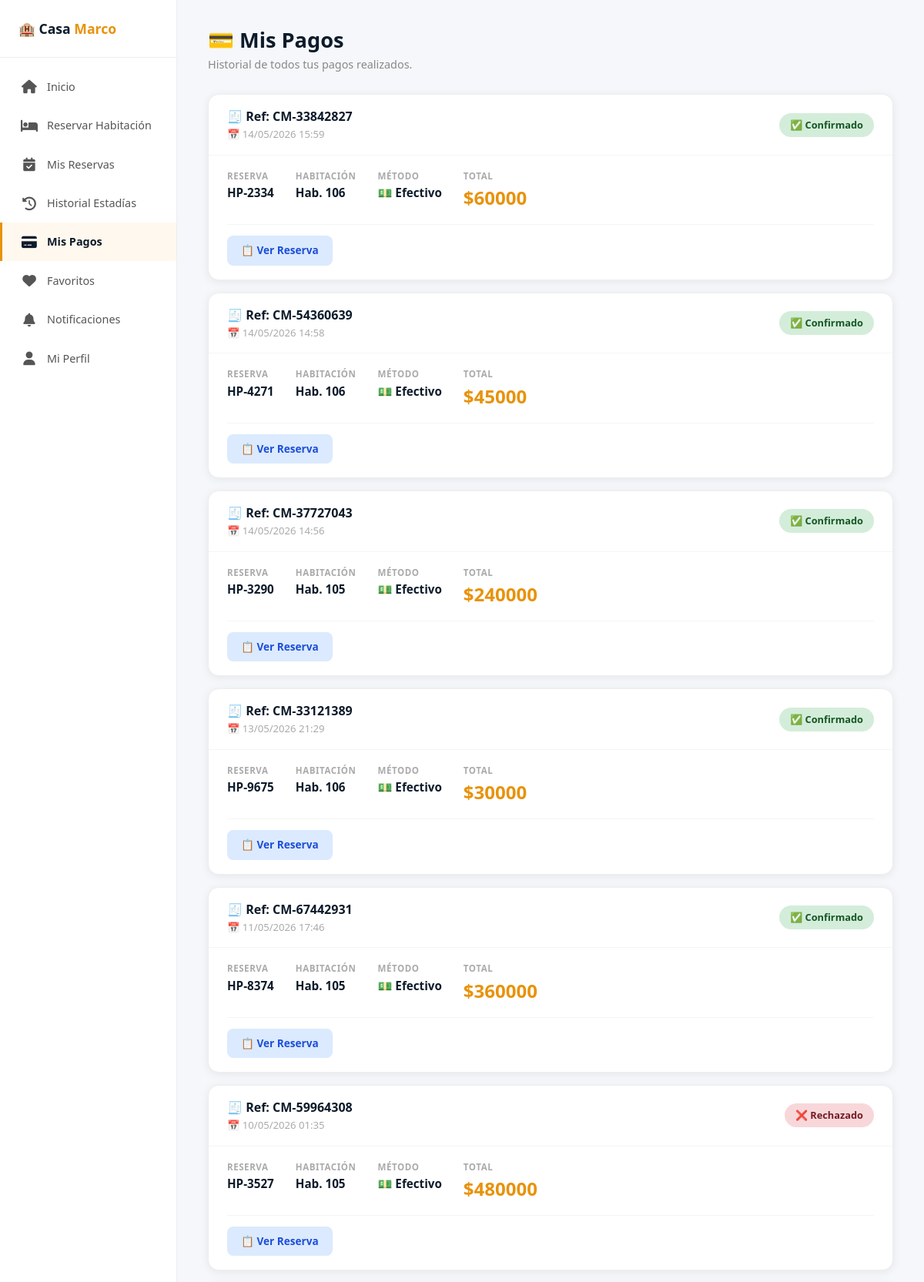
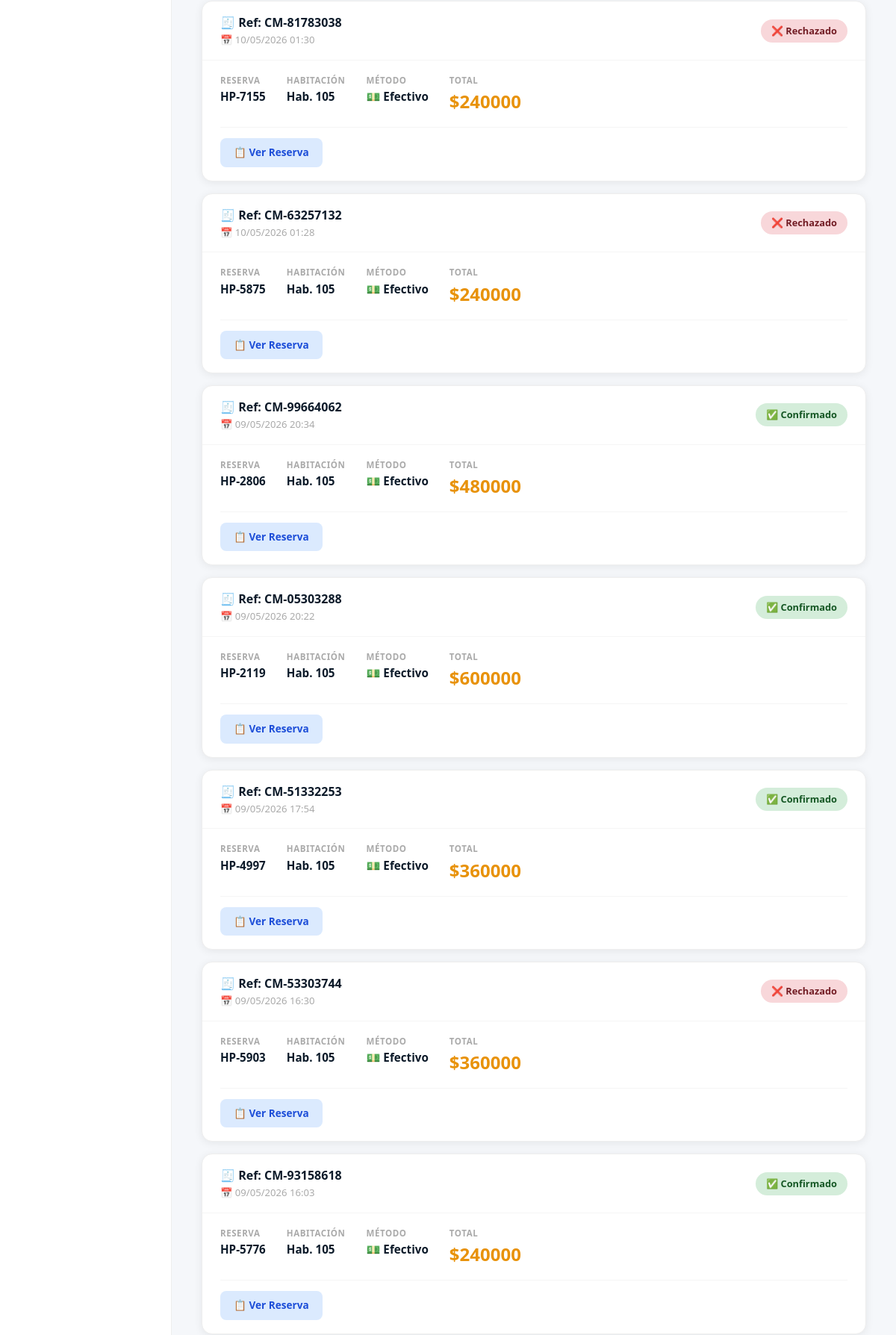
The page /mis-pagos/ (signed in, upper part) on the database its author committed (2 pictures, top to bottom).
### crud_app/models.py (models this page shows, shortened)
class Pago(models.Model):
    METODOS = [
        ('tarjeta',       '💳 Tarjeta'),
        ('transferencia', '🏦 Transferencia'),
        ('efectivo',      '💵 Efectivo'),
        ('pse',           '📱 PSE'),
    ]
    ESTADOS = [
        ('pendiente',    '⏳ Pendiente'),
        ('confirmado',   '✅ Confirmado'),
        ('rechazado',    '❌ Rechazado'),
        ('reembolsado',  '↩️ Reembolsado'),
    ]
    reserva         = models.OneToOneField(Reserva, on_delete=models.CASCADE, related_name='pago')
    usuario         = models.ForeignKey(User, on_delete=models.CASCADE, related_name='pagos')
    metodo          = models.CharField(max_length=20, choices=METODOS)
    estado          = models.CharField(max_length=20, choices=ESTADOS, default='pendiente')
    total           = models.DecimalField(max_digits=10, decimal_places=2)
    referencia      = models.CharField(max_length=20, unique=True)
    comprobante     = models.FileField(upload_to='comprobantes/', blank=True, null=True)
    nombre_titular  = models.CharField(max_length=100, blank=True, null=True)
    numero_tarjeta  = models.CharField(max_length=4, blank=True, null=True)
    banco           = models.CharField(max_length=100, blank=True, null=True)
    fecha_pago      = models.DateTimeField(auto_now_add=True)
    actualizado     = models.DateTimeField(auto_now=True)

class Reserva(models.Model):
    ESTADOS = [
        ('pendiente',   '⏳ Pendiente'),
        ('confirmada',  '✅ Confirmada'),
        ('cancelada',   '❌ Cancelada'),
        ('completada',  '🏁 Completada'),
        ('en_curso',    '🔵 En curso'),
    ]
    usuario         = models.ForeignKey(User, on_delete=models.CASCADE, related_name='reservas')
    habitacion      = models.ForeignKey(Habitacion, on_delete=models.CASCADE, related_name='reservas')
    codigo          = models.CharField(max_length=10, unique=True)
    estado          = models.CharField(max_length=20, choices=ESTADOS, default='pendiente')
    check_in        = models.DateField(default='2024-01-01')
    check_out       = models.DateField(default='2024-01-02')
    huespedes       = models.PositiveIntegerField(default=1)
    adultos         = models.PositiveIntegerField(default=1)
    ninos           = models.PositiveIntegerField(default=0)
    total           = models.DecimalField(max_digits=10, decimal_places=2)
    nombre_huesped  = models.CharField(max_length=100, default='')
    documento       = models.CharField(max_length=20, default='')
    telefono        = models.CharField(max_length=20, default='')
    solicitudes     = models.TextField(blank=True, null=True)
    fecha_reserva   = models.DateTimeField(auto_now_add=True)

class Habitacion(models.Model):
    TIPOS = [
        ('estandar',    '🛏️ Estándar'),
        ('deluxe',      '🛏️ Deluxe'),
        ('suite',       '⭐ Suite'),
        ('suite_ejecutiva', '👔 Suite Ejecutiva'),
        ('suite_presidencial', '👑 Suite Presidencial'),
        ('villa',       '🏡 Villa Familiar'),
    ]
    ESTADOS = [
        ('disponible',   '🟢 Disponible'),
        ('reservada',    '📋 Reservada'),
        ('ocupada',      '🔵 Ocupada'),
        ('limpieza',     '🟡 Limpieza'),
        ('mantenimiento','🔴 Mantenimiento'),
    ]
    numero          = models.CharField(max_length=10, unique=True)
    tipo            = models.CharField(max_length=30, choices=TIPOS, default='estandar')
    descripcion     = models.TextField()
    precio_noche    = models.DecimalField(max_digits=10, decimal_places=2)
    capacidad       = models.PositiveIntegerField(default=2)
    piso            = models.PositiveIntegerField(default=1)
    estado          = models.CharField(max_length=20, choices=ESTADOS, default='disponible')
    imagen          = models.ImageField(upload_to='habitaciones/', blank=True, null=True)
    imagen_url      = models.URLField(blank=True, null=True)
    amenidades      = models.TextField(blank=True, null=True)
    activa          = models.BooleanField(default=True)
    imagenes_galeria = models.TextField(blank=True, null=True)
    creado_el       = models.DateTimeField(auto_now_add=True)

### crud_app/views.py (the view)
# urls.py: path('mis-pagos/', views.mis_pagos, name='mis_pagos'),
@login_required(login_url='login')
def mis_pagos(request):
    pagos = Pago.objects.filter(usuario=request.user).order_by('-fecha_pago')
    return render(request, 'crud_app/mis_pagos.html', {'pagos': pagos})

### crud_app/templates/crud_app/mis_pagos.html (shortened to what this page needs)
{% load static %}
<!DOCTYPE html>
<html lang="es">
<head>
  <link href="https://cdn.jsdelivr.net/npm/bootstrap@5.3.0/dist/css/bootstrap.min.css" rel="stylesheet">
  <link rel="stylesheet" href="https://cdnjs.cloudflare.com/ajax/libs/font-awesome/6.4.0/css/all.min.css"/>
</head>
<body>
<aside class="sidebar">
  <div class="sidebar-logo">🏨 Casa <span>Marco</span></div>
  <nav class="sidebar-nav">
    <a href="{% url 'home' %}">
      <span class="icon"><i class="fas fa-home"></i></span> Inicio
    </a>
    <a href="{% url 'reservar_habitacion' %}">
      <span class="icon"><i class="fas fa-bed"></i></span> Reservar Habitación
    </a>
    <a href="{% url 'mis_reservas' %}">
      <span class="icon"><i class="fas fa-calendar-check"></i></span> Mis Reservas
    </a>
    <a href="{% url 'historial_estadias' %}">
      <span class="icon"><i class="fas fa-history"></i></span> Historial Estadías
    </a>
    <a href="{% url 'mis_pagos' %}"class="active">
      <span class="icon"><i class="fas fa-credit-card"></i></span> Mis Pagos
    </a>
    <a href="{% url 'favoritos' %}">
      <span class="icon"><i class="fas fa-heart"></i></span> Favoritos
    </a>
    <a href="{% url 'notificaciones' %}">
      <span class="icon"><i class="fas fa-bell"></i></span> Notificaciones
    </a>
    <a href="{% url 'perfil_usuario' %}">
      <span class="icon"><i class="fas fa-user"></i></span> Mi Perfil
    </a>
  </nav>
</aside>
<main class="main">
  <h1 class="page-title">💳 Mis Pagos</h1>
  <p class="page-sub">Historial de todos tus pagos realizados.</p>
  {% if pagos %}
  <div class="pagos-lista">
    {% for pago in pagos %}
    <div class="pago-card">
      <div class="pago-header">
        <div>
          <div class="pago-ref">🧾 Ref: {{ pago.referencia }}</div>
          <div class="pago-fecha">📅 {{ pago.fecha_pago|date:"d/m/Y H:i" }}</div>
        </div>
        <span class="badge-estado badge-{{ pago.estado }}">{{ pago.get_estado_display }}</span>
      </div>
      <div class="pago-body">
        <div class="pago-info-row">
          <div class="pago-info-item">
            <span class="pago-info-label">Reserva</span>
            <span class="pago-info-valor">{{ pago.reserva.codigo }}</span>
          </div>
          <div class="pago-info-item">
            <span class="pago-info-label">Habitación</span>
            <span class="pago-info-valor">Hab. {{ pago.reserva.habitacion.numero }}</span>
          </div>
          <div class="pago-info-item">
            <span class="pago-info-label">Método</span>
            <span class="pago-info-valor">{{ pago.get_metodo_display }}</span>
          </div>
          <div class="pago-info-item">
            <span class="pago-info-label">Total</span>
            <span class="pago-total">${{ pago.total|floatformat:0 }}</span>
          </div>
        </div>
        <div class="pago-acciones">
          <a href="{% url 'mis_reservas' %}" class="btn-ver-reserva">
            📋 Ver Reserva
          </a>
        </div>
      </div>
    </div>
    {% endfor %}
  </div>
  {% endif %}
</main>
</body>
</html>

### crud_app/templates/crud_app/mis_pagos.html (style rules this page uses)
:root { --naranja: #E8920A; --azul-dark: #0D1B2A; }
* { box-sizing: border-box; margin: 0; padding: 0; }
body { font-family: 'Segoe UI', sans-serif; background: #f5f7fa; display: flex; min-height: 100vh; }
.sidebar { width: 230px; background: white; border-right: 1px solid #eee; display: flex; flex-direction: column; padding: 24px 0; position: fixed; top: 0; left: 0; bottom: 0; z-index: 100; }
.sidebar-logo { padding: 0 24px 24px; border-bottom: 1px solid #eee; font-size: 1.1rem; font-weight: 900; color: var(--azul-dark); }
.sidebar-logo span { color: var(--naranja); }
.sidebar-nav { padding: 12px 0; flex: 1; }
.sidebar-nav a { display: flex; align-items: center; gap: 12px; padding: 12px 24px; color: #555; text-decoration: none; font-size: 0.9rem; font-weight: 500; transition: all 0.2s; border-left: 3px solid transparent; }
.sidebar-nav a:hover, .sidebar-nav a.active { background: #fff8ee; color: var(--azul-dark); border-left-color: var(--naranja); font-weight: 700; }
.sidebar-nav .icon { font-size: 1.1rem; width: 22px; text-align: center; }
.main { margin-left: 230px; padding: 36px 40px; flex: 1; }
.page-title { font-size: 1.7rem; font-weight: 800; color: var(--azul-dark); margin-bottom: 4px; }
.page-sub { color: #888; font-size: 0.9rem; margin-bottom: 28px; }
.pagos-lista { display: flex; flex-direction: column; gap: 16px; }
.pago-card { background: white; border-radius: 14px; box-shadow: 0 2px 12px rgba(0,0,0,0.07); border: 1px solid #eee; overflow: hidden; transition: box-shadow 0.2s; }
.pago-header { display: flex; align-items: center; justify-content: space-between; padding: 16px 24px; border-bottom: 1px solid #f5f5f5; flex-wrap: wrap; gap: 12px; }
.pago-ref { font-size: 1rem; font-weight: 800; color: var(--azul-dark); }
.pago-fecha { font-size: 0.82rem; color: #aaa; margin-top: 2px; }
.badge-estado { display: inline-block; padding: 6px 14px; border-radius: 20px; font-size: 0.8rem; font-weight: 700; }
.badge-confirmado { background: #d4edda; color: #155724; }
.badge-rechazado { background: #f8d7da; color: #721c24; }
.pago-body { padding: 18px 24px; }
.pago-info-row { display: flex; gap: 28px; flex-wrap: wrap; margin-bottom: 16px; }
.pago-info-item { display: flex; flex-direction: column; gap: 2px; }
.pago-info-label { font-size: 0.72rem; color: #aaa; font-weight: 600; text-transform: uppercase; letter-spacing: 0.05em; }
.pago-info-valor { font-size: 0.95rem; font-weight: 700; color: var(--azul-dark); }
.pago-total { font-size: 1.5rem; font-weight: 900; color: var(--naranja); }
.pago-acciones { display: flex; gap: 10px; flex-wrap: wrap; padding-top: 14px; border-top: 1px solid #f5f5f5; }
.btn-ver-reserva { padding: 9px 18px; border-radius: 8px; font-size: 0.85rem; font-weight: 600; background: #dbeafe; color: #1d4ed8; text-decoration: none; transition: opacity 0.2s; }

### rows shown on the page
Pago: referencia "CM-33842827", fecha_pago "14/05/2026 15:59", estado "✅ Confirmado", reserva.codigo "HP-2334", reserva.habitacion.numero "106", metodo "💵 Efectivo", total "60000"
Pago: referencia "CM-54360639", fecha_pago "14/05/2026 14:58", estado "✅ Confirmado", reserva.codigo "HP-4271", reserva.habitacion.numero "106", metodo "💵 Efectivo", total "45000"
Pago: referencia "CM-37727043", fecha_pago "14/05/2026 14:56", estado "✅ Confirmado", reserva.codigo "HP-3290", reserva.habitacion.numero "105", metodo "💵 Efectivo", total "240000"
Pago: referencia "CM-33121389", fecha_pago "13/05/2026 21:29", estado "✅ Confirmado", reserva.codigo "HP-9675", reserva.habitacion.numero "106", metodo "💵 Efectivo", total "30000"
Pago: referencia "CM-67442931", fecha_pago "11/05/2026 17:46", estado "✅ Confirmado", reserva.codigo "HP-8374", reserva.habitacion.numero "105", metodo "💵 Efectivo", total "360000"
Pago: referencia "CM-59964308", fecha_pago "10/05/2026 01:35", estado "❌ Rechazado", reserva.codigo "HP-3527", reserva.habitacion.numero "105", metodo "💵 Efectivo", total "480000"
Pago: referencia "CM-81783038", fecha_pago "10/05/2026 01:30", estado "❌ Rechazado", reserva.codigo "HP-7155", reserva.habitacion.numero "105", metodo "💵 Efectivo", total "240000"
Pago: referencia "CM-63257132", fecha_pago "10/05/2026 01:28", estado "❌ Rechazado", reserva.codigo "HP-5875", reserva.habitacion.numero "105", metodo "💵 Efectivo", total "240000"
Pago: referencia "CM-99664062", fecha_pago "09/05/2026 20:34", estado "✅ Confirmado", reserva.codigo "HP-2806", reserva.habitacion.numero "105", metodo "💵 Efectivo", total "480000"
Pago: referencia "CM-05303288", fecha_pago "09/05/2026 20:22", estado "✅ Confirmado", reserva.codigo "HP-2119", reserva.habitacion.numero "105", metodo "💵 Efectivo", total "600000"
Pago: referencia "CM-51332253", fecha_pago "09/05/2026 17:54", estado "✅ Confirmado", reserva.codigo "HP-4997", reserva.habitacion.numero "105", metodo "💵 Efectivo", total "360000"
Pago: referencia "CM-53303744", fecha_pago "09/05/2026 16:30", estado "❌ Rechazado", reserva.codigo "HP-5903", reserva.habitacion.numero "105", metodo "💵 Efectivo", total "360000"
Pago: referencia "CM-93158618", fecha_pago "09/05/2026 16:03", estado "✅ Confirmado", reserva.codigo "HP-5776", reserva.habitacion.numero "105", metodo "💵 Efectivo", total "240000"
